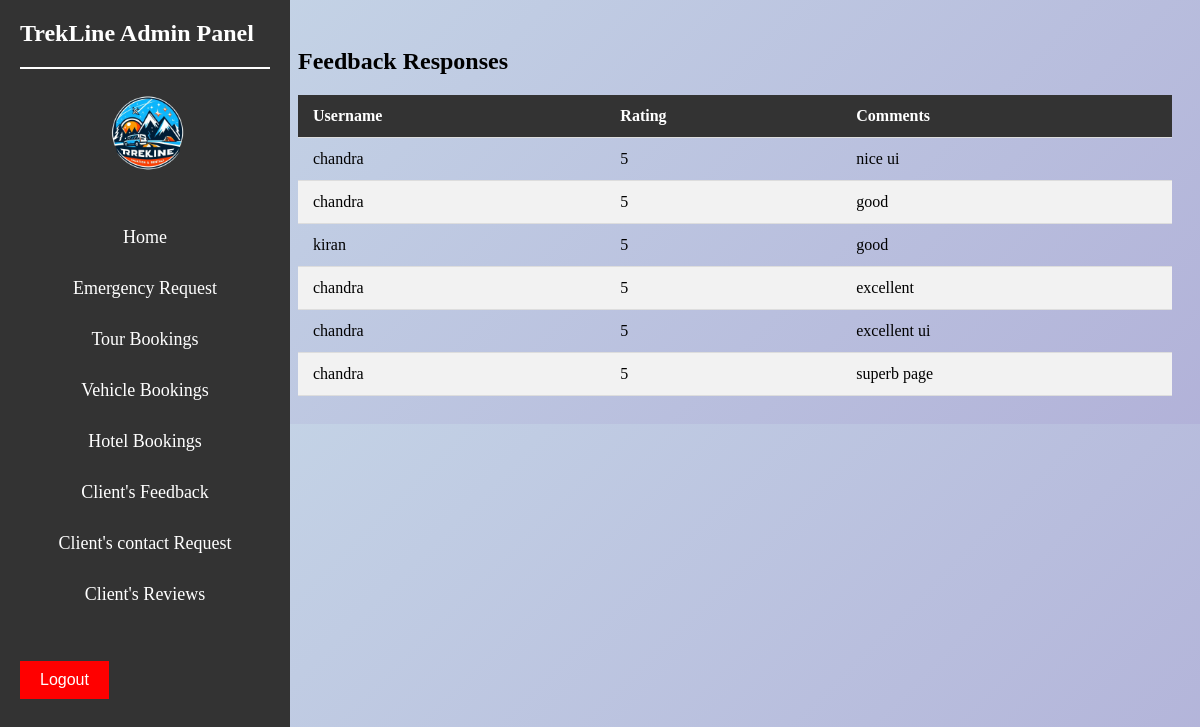
The page /admin/adminrating.php on the database its author committed.
### tables this page shows
CREATE TABLE `feedback` (
  `username` varchar(40) NOT NULL,
  `rating` varchar(5) NOT NULL,
  `comments` varchar(500) NOT NULL
);

### admin/adminrating.php (the view, shortened to what this page needs)
<?php
$db_host = "localhost";
$db_user = "root";
$db_password = "";
$db_name = "trekline";
$conn = new mysqli($db_host, $db_user, $db_password, $db_name);
function getFeedback($conn) {
    $sql = "SELECT * FROM feedback";
    $result = $conn->query($sql);
    if ($result->num_rows > 0) {
        return $result->fetch_all(MYSQLI_ASSOC);
    } else {
        return [];
    }
}
$feedback = getFeedback($conn);
?>
<!DOCTYPE html>
<html>
<head>
</head>
<body style="background: linear-gradient(135deg, rgba(70, 130, 180, 0.3), rgba(0, 0, 128, 0.3));">
<div class="sidebar">
        <h2>TrekLine Admin Panel</h2><br><img src="img/logo2.png" alt="Logo" class="logo" width="90px" style="border-radius: 1000px; margin-left:85px ;">
        <ul align="center">
            <li><a href="adminindex.php">Home</a></li>
            <li><a href="adminemergency.php">Emergency Request</a></li>
            <li><a href="admintourbooking.php">Tour Bookings</a></li>
            <li><a href="adminvehiclebooking.php">Vehicle Bookings</a></li>
            <li><a href="adminhotelbooking.php">Hotel Bookings</a></li>
            <li><a href="adminrating.php">Client's Feedback</a></li>
            <li><a href="admincontact.php">Client's contact Request</a></li>
            <li><a href="adminreview.php">Client's Reviews</a></li>
        </ul>
        <button class="logout-button" onclick="location.href='adminlogout.php'">Logout</button>
    </div>
    <div class="content">
    <h2>Feedback Responses</h2>
    <?php if (empty($feedback)) {  ?>
        <p>No feedback responses are found.</p>
    <?php } else {  ?>
        <table>
            <thead>
                <tr>
                    <th>Username</th>
                    <th>Rating</th>
                    <th>Comments</th>
                </tr>
            </thead>
            <tbody>
                <?php foreach ($feedback as $response) { ?>
                    <tr>
                        <td><?= $response['username'] ?></td>
                        <td><?= $response['rating'] ?></td>
                        <td><?= $response['comments'] ?></td>
                    </tr>
                <?php } ?>
            </tbody>
        </table>
    <?php } ?>
    </div>
</body>
</html>

### admin/adminrating.php (style rules this page uses)
.sidebar { width: 250px; position: fixed; top: 0; bottom: 0; left: 0; background-color: #333; color: #fff; padding: 20px; overflow-y: auto; }
.sidebar h2 { margin: 0; padding-bottom: 20px; border-bottom: 2px solid #fff; font-size: 24px; }
.sidebar ul { list-style: none; padding: 20px; }
.sidebar li { margin-bottom: 10px; padding: 10px }
.sidebar a { color: #fff; text-decoration: none; font-size: 18px; }
.logout-button { background-color: #f00; color: #fff; border: none; padding: 10px 20px; font-size: 16px; cursor: pointer; }
.content { margin-left: 270px; padding: 20px; }
table { width: 100%; border-collapse: collapse; }
th, td { padding: 12px 15px; text-align: left; border-bottom: 1px solid #ddd; }
th { background-color: #333; color: white; }
tr:nth-child(even) { background-color: #f2f2f2; }

### rows shown on the page
feedback: username "chandra", rating "5", comments "nice ui"
feedback: username "chandra", rating "5", comments "good"
feedback: username "kiran", rating "5", comments "good"
feedback: username "chandra", rating "5", comments "excellent"
feedback: username "chandra", rating "5", comments "excellent ui"
feedback: username "chandra", rating "5", comments "superb page"
